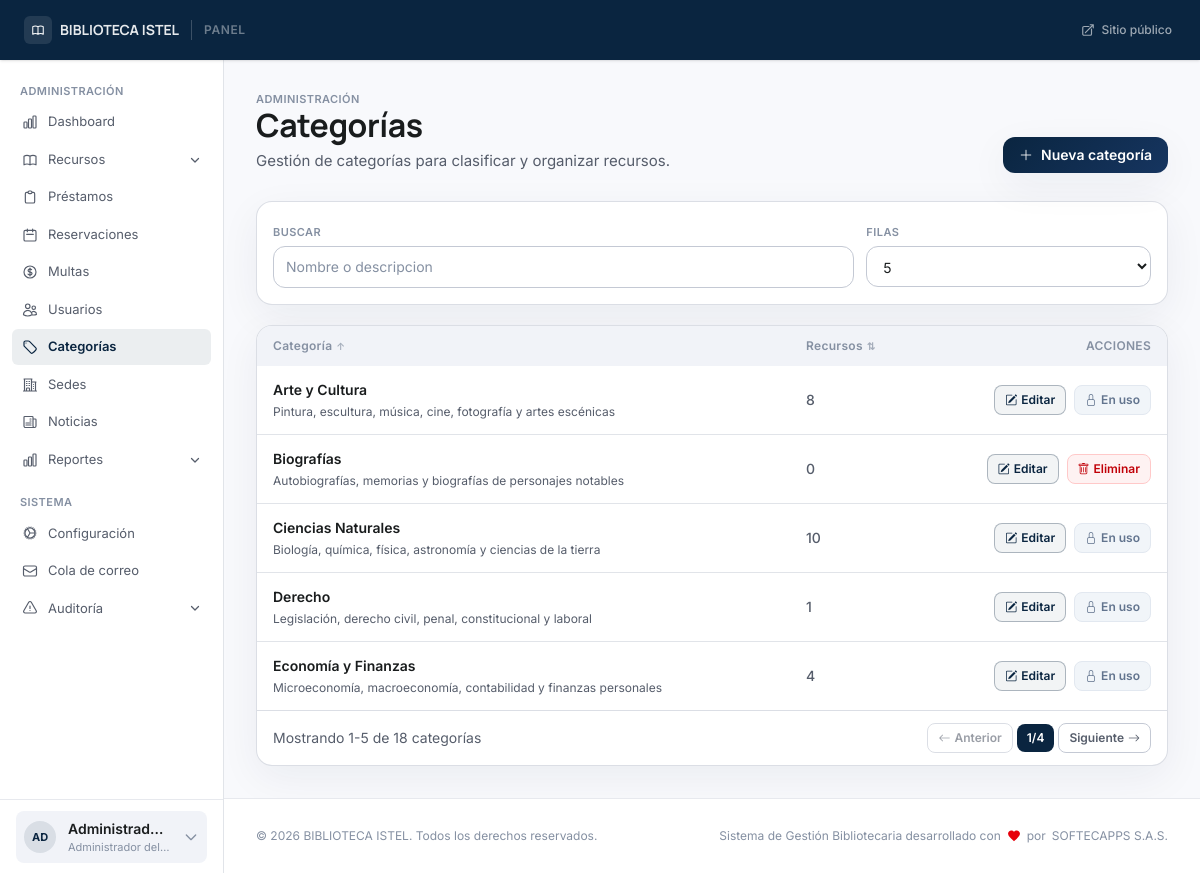
The app's page /admin/categories (signed in) with its own data.
### tables this page shows
CREATE TABLE `users` (
  `id` int(10) unsigned NOT NULL AUTO_INCREMENT,
  `user_number` varchar(20) DEFAULT NULL,
  `name` varchar(150) NOT NULL,
  `email` varchar(150) NOT NULL,
  `document_number` varchar(30) NOT NULL,
  `phone` varchar(30) DEFAULT NULL,
  `address` text DEFAULT NULL,
  `birthdate` date DEFAULT NULL,
  `photo` varchar(255) DEFAULT NULL,
  `role` enum('admin','librarian','teacher','user','guest') NOT NULL DEFAULT 'user',
  `user_type` enum('student','teacher','external','staff') NOT NULL DEFAULT 'student',
  `status` enum('active','suspended','blocked','inactive') NOT NULL DEFAULT 'active',
  `password_hash` varchar(255) NOT NULL,
  `remember_token` varchar(64) DEFAULT NULL,
  `remember_expires` datetime DEFAULT NULL,
  `email_verified_at` datetime DEFAULT NULL,
  `force_password_change` tinyint(1) NOT NULL DEFAULT 0,
  `last_login_at` datetime DEFAULT NULL,
  `last_login_ip` varchar(45) DEFAULT NULL,
  `created_at` datetime NOT NULL DEFAULT current_timestamp(),
  `updated_at` datetime NOT NULL DEFAULT current_timestamp() ON UPDATE current_timestamp(),
  PRIMARY KEY (`id`),
  UNIQUE KEY `uq_users_email` (`email`),
  UNIQUE KEY `uq_users_document` (`document_number`),
  UNIQUE KEY `uq_users_user_number` (`user_number`),
  KEY `idx_users_role_status` (`role`,`status`)
);

CREATE TABLE `categories` (
  `id` int(10) unsigned NOT NULL AUTO_INCREMENT,
  `name` varchar(100) NOT NULL,
  `slug` varchar(120) NOT NULL,
  `description` text DEFAULT NULL,
  `fine_per_day_override` decimal(5,2) DEFAULT NULL,
  `loan_days_override` tinyint(4) DEFAULT NULL,
  `created_at` datetime NOT NULL DEFAULT current_timestamp(),
  PRIMARY KEY (`id`),
  UNIQUE KEY `uq_categories_name` (`name`),
  UNIQUE KEY `uq_categories_slug` (`slug`)
);

### views/admin/categories/index.php (the view, shortened to what the rows shown need)
<?php
$e = fn(mixed $v) => htmlspecialchars((string) $v, ENT_QUOTES | ENT_SUBSTITUTE, 'UTF-8');
?>
<section class="p-6 lg:p-8">
    <div class="mb-7 flex flex-col gap-3 sm:flex-row sm:items-end sm:justify-between">
        <div>
            <h1 class="headline-lg text-on-surface">Categorías</h1>
        </div>
    </div>
    <div class="overflow-hidden rounded-2xl border border-outline-variant/60 bg-white shadow-ambient">
        <div class="overflow-x-auto">
            <table id="cat-table" class="min-w-full text-left">
                <thead class="bg-surface-container-low text-xs uppercase tracking-wide text-on-surface-subtle">
                    <tr>
                        <th class="px-4 py-3 font-semibold">
                            <button type="button" data-sort="name" class="cat-sort inline-flex items-center gap-1 hover:text-primary">
                                Categoría <span class="text-[10px] opacity-70">⇅</span>
                            </button>
                        </th>
                        <th class="px-4 py-3 font-semibold">
                            <button type="button" data-sort="resources" class="cat-sort inline-flex items-center gap-1 hover:text-primary">
                                Recursos <span class="text-[10px] opacity-70">⇅</span>
                            </button>
                        </th>
                        <th class="px-4 py-3 font-semibold text-right">Acciones</th>
                    </tr>
                </thead>
                <tbody id="cat-table-body" class="divide-y divide-outline-variant/50 text-sm">
                    <?php foreach ($categories as $category): ?>
                        <tr class="hover:bg-surface-container-low/60 transition-colors"
                            data-cat-id="<?= (int) $category['id'] ?>"
                            data-name="<?= $e(mb_strtolower($category['name'])) ?>"
                            data-desc="<?= $e(mb_strtolower($category['description'] ?? '')) ?>"
                            data-resources="<?= (int) $category['resources_count'] ?>">
                            <td class="px-4 py-3.5">
                                <p class="font-semibold text-on-surface" data-cell="name"><?= $e($category['name']) ?></p>
                                <?php if (!empty($category['description'])): ?>
                                    <p class="mt-1 text-xs text-on-surface-muted" data-cell="desc"><?= $e($category['description']) ?></p>
                                <?php else: ?>
                                    <p class="mt-1 text-xs text-on-surface-muted hidden" data-cell="desc"></p>
                                <?php endif; ?>
                            </td>
                            <td class="px-4 py-3.5 text-on-surface-muted font-medium" data-cell="resources"><?= (int) $category['resources_count'] ?></td>
                            <td class="px-4 py-3.5 text-right">
                                <button type="button"
                                        class="js-edit-category rounded-lg border border-primary/30 bg-primary/5 px-2.5 py-1.5 text-xs font-semibold text-primary hover:bg-primary/10 transition-colors inline-flex items-center gap-1"
                                        data-id="<?= (int) $category['id'] ?>"
                                        data-name="<?= $e($category['name']) ?>"
                                        data-description="<?= $e($category['description'] ?? '') ?>">
                                    <i class="bi bi-pencil-square text-[12px]"></i> Editar
                                </button>
                                <?php if ((int) $category['resources_count'] > 0): ?>
                                    <button type="button"
                                            class="ml-1 rounded-lg border border-slate-200 bg-slate-100 px-2.5 py-1.5 text-xs font-semibold text-slate-500 inline-flex items-center gap-1 cursor-not-allowed"
                                            title="No se puede eliminar una categoría con recursos asociados"
                                            disabled>
                                        <i class="bi bi-lock text-[12px]"></i> En uso
                                    </button>
                                <?php else: ?>
                                <form id="delete-category-form-<?= (int) $category['id'] ?>" method="POST" action="<?= BASE_URL ?>/admin/categories/<?= (int) $category['id'] ?>/delete" class="inline-block ml-1">
                                    <button type="button"
                                            class="js-delete-category rounded-lg border border-red-200 bg-red-50 px-2.5 py-1.5 text-xs font-semibold text-red-700 hover:bg-red-100 inline-flex items-center gap-1"
                                            data-id="<?= (int) $category['id'] ?>"
                                            data-name="<?= $e($category['name']) ?>">
                                        <i class="bi bi-trash text-[12px]"></i> Eliminar
                                    </button>
                                </form>
                                <?php endif; ?>
                            </td>
                        </tr>
                    <?php endforeach; ?>
                </tbody>
            </table>
        </div>
    </div>
</section>

### views/partials/panel-sidebar.php (shortened to what the rows shown need)
<?php
$_e      = fn(mixed $v) => htmlspecialchars((string) $v, ENT_QUOTES | ENT_SUBSTITUTE, 'UTF-8');
$role    = $auth_user['role'] ?? '';
$roleBadge = match($role) {
    'admin'     => ['Administrador del sistema', 'bg-red-100 text-red-700 border-red-200'],
    'librarian' => ['Bibliotecario', 'bg-violet-100 text-violet-700 border-violet-200'],
    'teacher'   => ['Docente', 'bg-blue-100 text-blue-700 border-blue-200'],
    'user'    => ['Socio', 'bg-emerald-100 text-emerald-700 border-emerald-200'],
    default     => ['Usuario', 'bg-slate-100 text-slate-700 border-slate-200'],
};
$initials = mb_strtoupper(mb_substr($auth_user['name'] ?? '?', 0, 2));
?>
<aside class="hidden lg:flex flex-col w-56 bg-white border-r border-outline-variant/50 shrink-0" aria-label="Navegación del panel">
    <div class="min-h-[74px] border-t border-outline-variant/40 bg-white px-4 py-2 flex items-center">
        <details class="group relative w-full" onmouseenter="if (this._closeTimer) { clearTimeout(this._closeTimer); this._closeTimer = null; }" onmouseleave="this._closeTimer = setTimeout(() => this.removeAttribute('open'), 320)">
            <summary class="list-none flex items-center gap-3 rounded-lg bg-surface-container-low px-2 py-2 cursor-pointer transition-colors duration-150 hover:bg-white text-on-surface">
                <div class="flex h-8 w-8 shrink-0 items-center justify-center rounded-full bg-primary/10 text-[11px] font-bold text-primary">
                    <?= $_e($initials) ?>
                </div>
                <div class="min-w-0 flex-1">
                    <p class="truncate text-sm font-semibold"><?= $_e($auth_user['name'] ?? '') ?></p>
                    <p class="truncate text-[11px] text-on-surface-subtle"><?= $_e($roleBadge[0]) ?></p>
                </div>
                <svg class="w-4 h-4 text-on-surface-subtle transition-transform duration-200 group-open:rotate-180" fill="none" viewBox="0 0 24 24" stroke="currentColor" stroke-width="2" aria-hidden="true">
                    <path stroke-linecap="round" stroke-linejoin="round" d="M19 9l-7 7-7-7"/>
                </svg>
            </summary>
        </details>
    </div>
</aside>

### records on screen
users: name "AD", name "Administrad…", role "Administrador del…"
categories: name "Arte y Cultura", description "Pintura, escultura, música, cine, fotografía y artes escénicas", resources_count "8", shows "En uso"
categories: name "Biografías", description "Autobiografías, memorias y biografías de personajes notables", resources_count "0"
categories: name "Ciencias Naturales", description "Biología, química, física, astronomía y ciencias de la tierra", resources_count "10", shows "En uso"
categories: name "Derecho", description "Legislación, derecho civil, penal, constitucional y laboral", resources_count "1", shows "En uso"
categories: name "Economía y Finanzas", description "Microeconomía, macroeconomía, contabilidad y finanzas personales", resources_count "4", shows "En uso"

### other values on screen
$_e($settings['library_name'] ?? 'Biblioteca') "BIBLIOTECA ISTEL"
$settings['library_name'] "BIBLIOTECA ISTEL"
